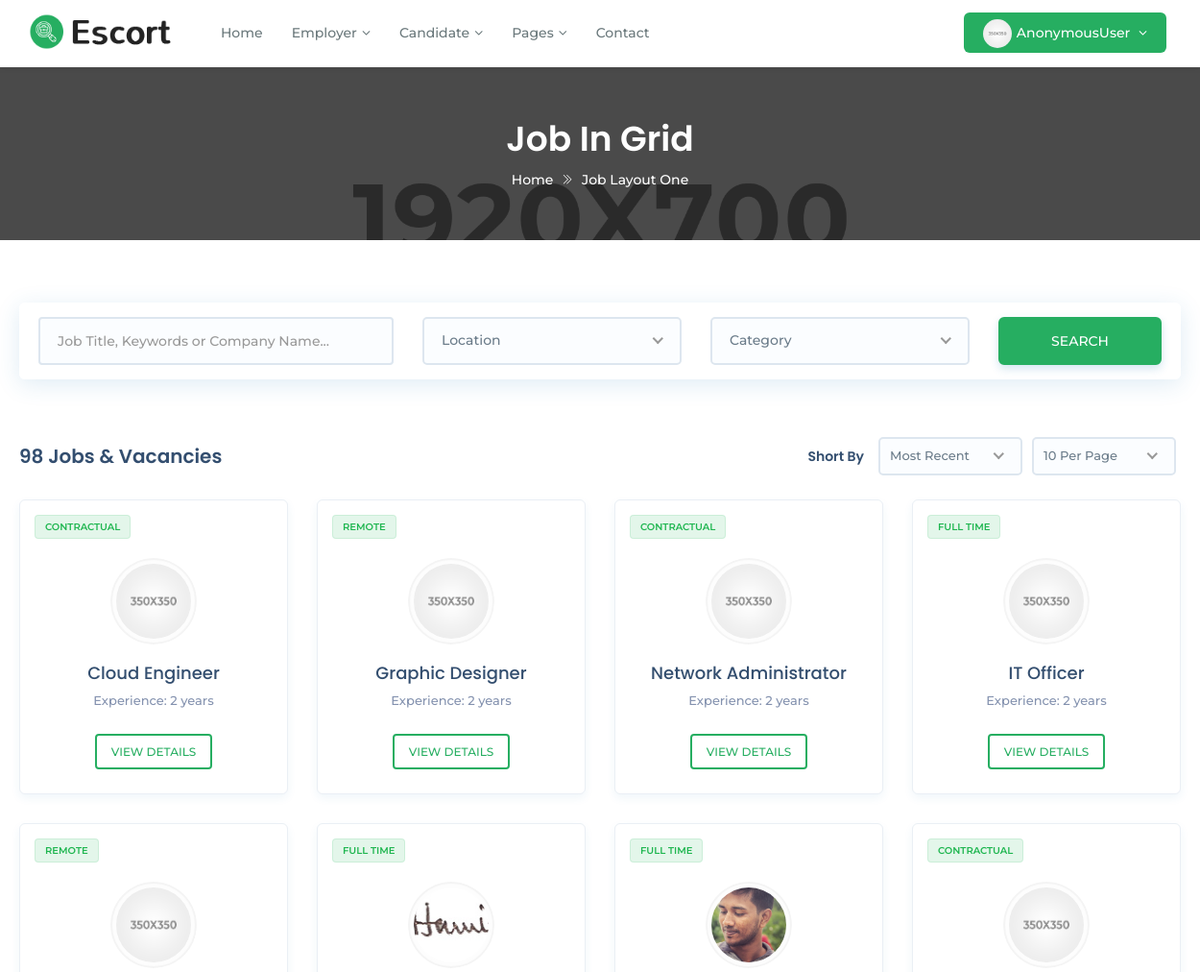
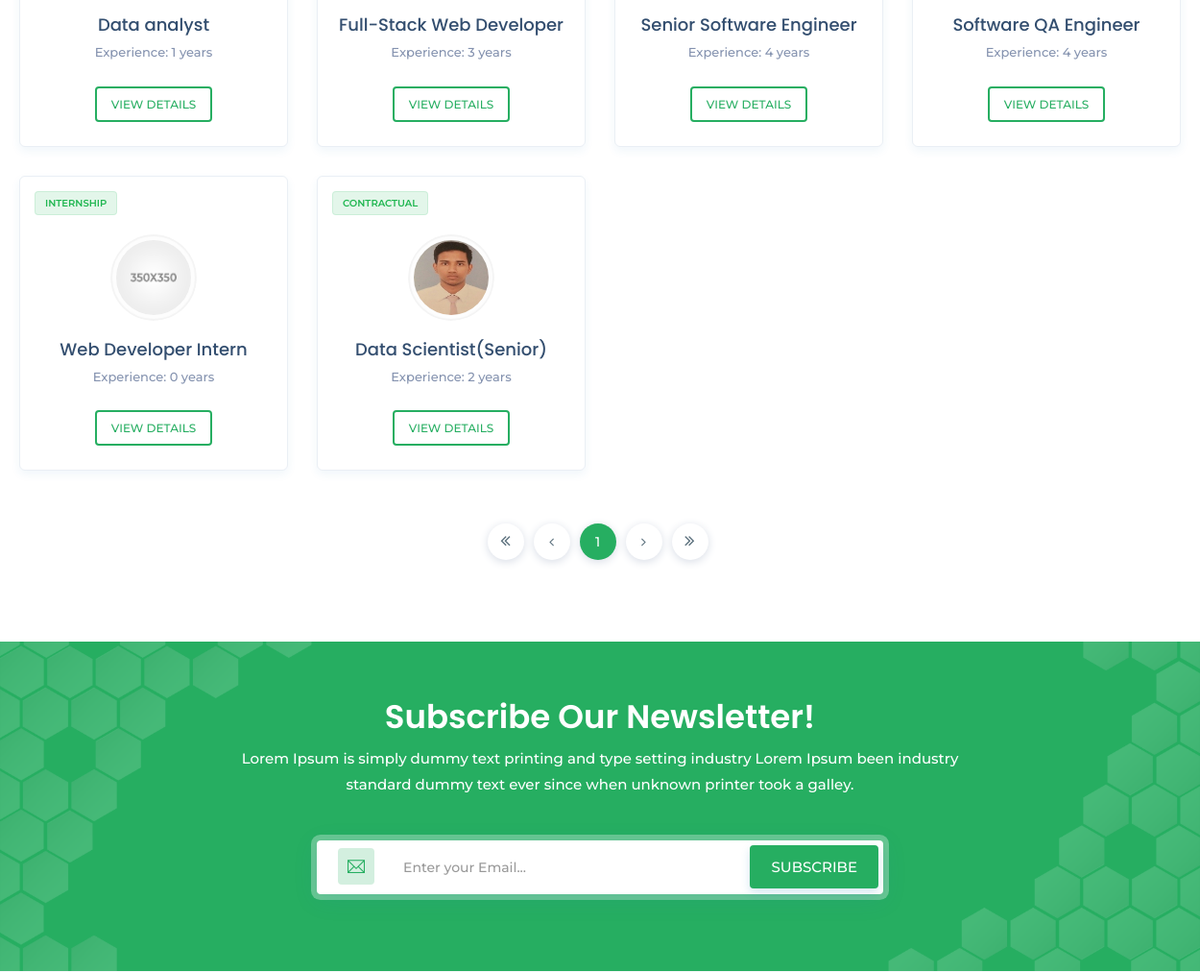
Page /cvrecommender/jobs/ (upper part) on the earlier database version (2 pictures, top to bottom).
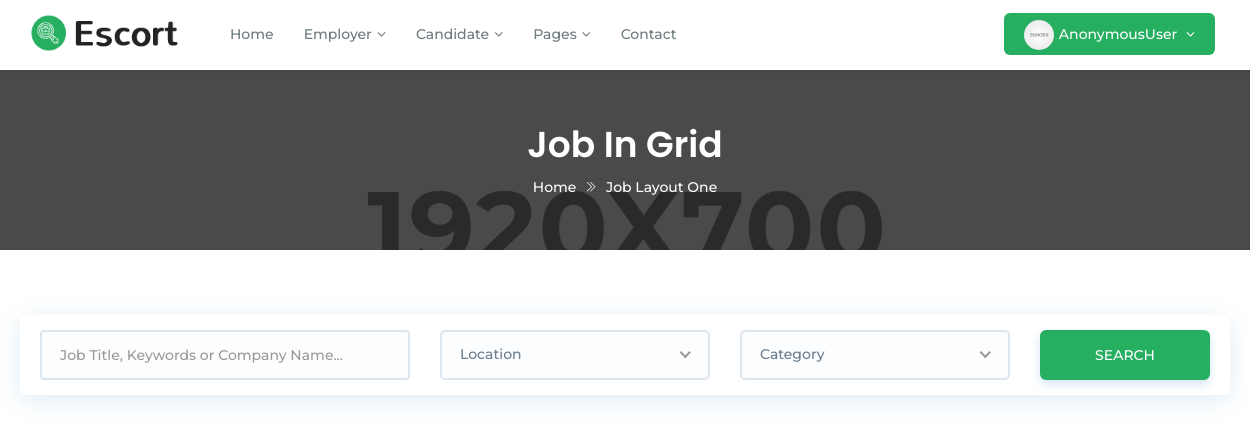
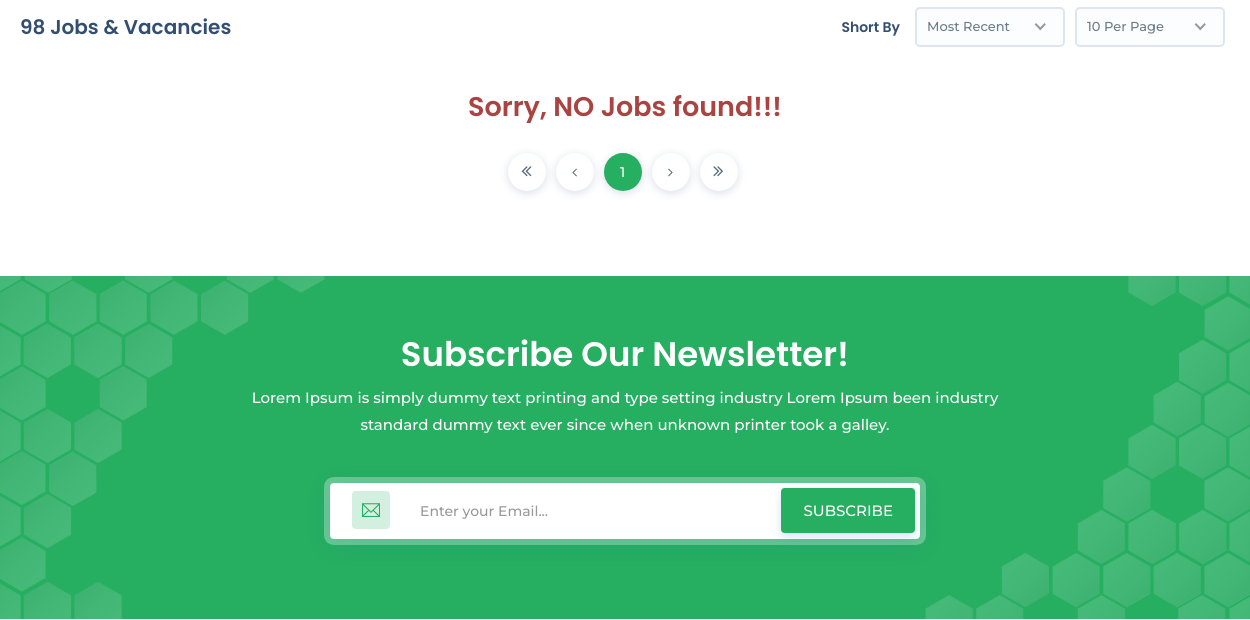
Same page on the later database version (2 pictures, top to bottom).
### cvrecommender/models.py (models this page shows, shortened)
class Job(models.Model):
    title = models.CharField(max_length=200)
    slug = models.SlugField(max_length=200, blank=True,
                            help_text='You may keep it blank')
    company_name = models.CharField(max_length=200)
    starting_date = models.DateField(blank=True, null=True)
    deadline = models.DateField(blank=True, null=True)
    salary = models.PositiveIntegerField()
    vacancy = models.PositiveSmallIntegerField(
        validators=[MinValueValidator(1), MaxValueValidator(50)])
    job_category = models.CharField(max_length=50, choices=JOB_CATEGORY)
    job_type = models.CharField(max_length=20, choices=JOB_TYPE)
    email = models.EmailField(max_length=254,)
    phone = models.CharField(max_length=11, blank=True, null=True)
    company_website = models.URLField()
    logo = models.ImageField(null=True, blank=True)
    address = models.TextField(max_length=200)
    division = models.CharField(max_length=15, choices=CITY)
    description = models.TextField()
    responsibility = models.TextField()
    min_education = models.CharField(max_length=20, choices=EDU)
    cgpa = models.DecimalField(max_digits=3, decimal_places=2)
    experience = models.PositiveSmallIntegerField(
        validators=[MinValueValidator(0), MaxValueValidator(15)])
    skill_req = models.TextField(help_text='Input skills with comma')
    skill_bonus = models.CharField(
        max_length=255, blank=True, null=True, help_text='Input skills with comma')
    status = models.CharField(max_length=20, choices=STATUS)
    publish = models.DateField(auto_now_add=True)
    last_modified = models.DateField(auto_now=True)
    recruiter = models.ForeignKey('account.Recruiter',
                                  on_delete=models.CASCADE,
                                  related_name='jobs')
    applicant = models.ManyToManyField('account.Applicant',
                                       related_name='jobs', blank=True)
    objects = models.Manager()         # default manager
    published = PublishedManager()    # custom manager for all published job post
    def get_absolute_url(self):
        return reverse('jobDetail', args=[self.slug])

### cvrecommender/views.py (the view)
# urls.py: path('jobs/', views.allPublishedJobs, name='allPublishedJobs'),
def allPublishedJobs(request, job_cat=None):
    if job_cat:
        all_jobs = Job.published.filter(
            job_category=job_cat).order_by('-publish')
    else:
        all_jobs = Job.published.all().order_by('-publish')
    paginator = Paginator(all_jobs, 12)
    page = request.GET.get('page')
    all_jobs = paginator.get_page(page)
    context = {'all_jobs': all_jobs}
    return render(request, 'job_layout.html', context)

### cvrecommender/models.py (called while the page is built)
    def get_queryset(self):
        return super(PublishedManager, self).get_queryset()\
                                            .filter(status='Published')

### cvrecommender/templates/job_layout.html (shortened to what the changed rows need)
{% load static %}
<!DOCTYPE html>
<html class="no-js" lang="zxx">
<head>
<link href="{% static 'assets/plugins/bootstrap/css/bootstrap.min.css' %}" rel="stylesheet">
<link href="{% static 'assets/plugins/icons/css/icons.css' %}" rel="stylesheet">
<link href="{% static 'assets/plugins/animate/animate.css' %}" rel="stylesheet">
<link href="{% static 'assets/plugins/aos-master/aos.css' %}" rel="stylesheet">
<link href="{% static 'assets/plugins/bootstrap/css/bootsnav.css' %}" rel="stylesheet">
<link href="{% static 'assets/plugins/nice-select/css/nice-select.css' %}" rel="stylesheet">
<link href="{% static 'assets/css/style.css' %}" rel="stylesheet">
<link href="{% static 'assets/css/responsive.css' %}" rel="stylesheet">
</head>
<body class="utf_skin_area">
<div class="page-title">
  <div class="container">
    <div class="page-caption text-center">
      <h2>Job In Grid</h2>
    </div>
  </div>
</div>
<section class="padd-top-20 padd-bot-80">
  <div class="container">
    <div class="row">
      {% for job in all_jobs %}
        <div class="col-md-3 col-sm-6">
          <div class="utf_grid_job_widget_area"> <span class="job-type full-type">{{ job.job_type }}</span>
            <div class="u-content">
              {% if job.logo %}
                  <div class="avatar box-80"><img class="img-responsive" src="{{ job.logo.url }}" alt="Company Logo"></div>
                {% else %}
                <div class="avatar box-80"><img class="img-responsive" src="{% static 'assets/img/company_logo_1.png' %}" alt="Company Logo"></div>
              {% endif %}
              <h5><a href="{{ job.get_absolute_url }}">{{ job.title }}</a></h5>
              <p class="text-muted">Experience: {{ job.experience }} years</p>
            </div>
            <div class="utf_apply_job_btn_item">
              <a href="{{ job.get_absolute_url }}" class="btn job-browse-btn btn-radius br-light">View Details</a>
            </div>
          </div>
        </div>
      {% empty %}
        <h3 class="text-danger text-center">Sorry, NO Jobs found!!!</h3>
      {% endfor %}
    </div>
    <div class="utf_flexbox_area padd-0">
      <ul class="pagination">
        {% for job in all_jobs.paginator.page_range %}
          {% if all_jobs.number == job %}
            <li class="page-item active"><a class="page-link" href="?page={{ job }}">{{ job }}</a> </li>
          {% elif job > all_jobs.number|add:'-2' and job < all_jobs.number|add:'2' %}
            <li class="page-item"><a class="page-link" href="?page={{ job }}">{{ job }}</a> </li>
          {% endif %}
        {% endfor %}
      </ul>
	  </div>
  </div>
</section>
<section class="newsletter theme-bg" style="background-image:url(assets/img/bg-new.png)">
  <div class="container">
    <div class="row">
      <div class="col-md-8 col-md-offset-2">
        <div class="heading light">
          <h2>Subscribe Our Newsletter!</h2>
        </div>
      </div>
    </div>
  </div>
</section>
</body>
</html>

Differences in the rows shown:
removed Job: job_type "CONTRACTUAL", title "Cloud Engineer", experience "2"
removed Job: job_type "REMOTE", title "Graphic Designer", experience "2"
removed Job: job_type "CONTRACTUAL", title "Network Administrator", experience "2"
removed Job: job_type "FULL TIME", title "IT Officer", experience "2"
removed Job: job_type "REMOTE", title "Data analyst", experience "1"
removed Job: job_type "FULL TIME", logo (picture), title "Full-Stack Web Developer", experience "3"
removed Job: job_type "FULL TIME", logo (picture), title "Senior Software Engineer", experience "4"
removed Job: job_type "CONTRACTUAL", title "Software QA Engineer", experience "4"
removed Job: job_type "INTERNSHIP", title "Web Developer Intern", experience "0"
removed Job: job_type "CONTRACTUAL", logo (picture), title "Data Scientist(Senior)", experience "2"
Other differences:
text now shown: "Sorry, NO Jobs found!!!"
